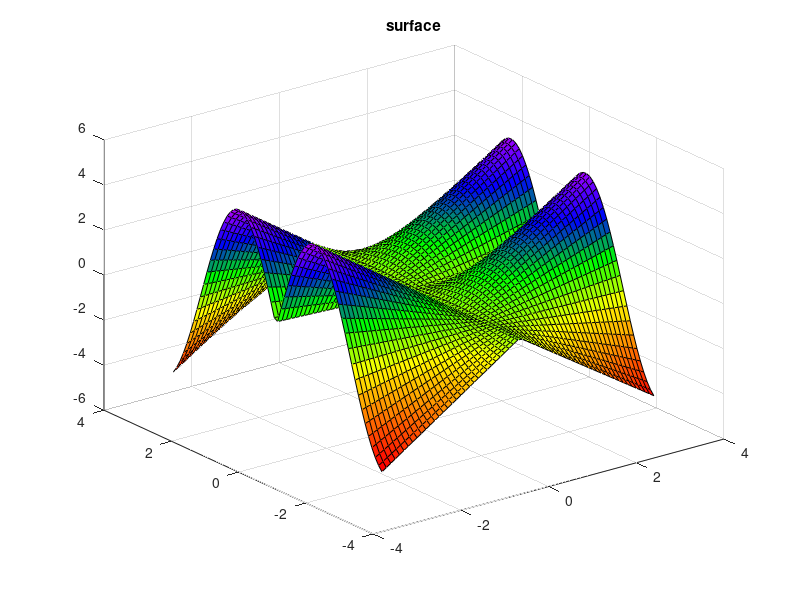

Write MATLAB code to recreate this figure.
%Question 6
x=-pi:0.1:pi;
y=-pi:0.1:pi;
[X, Y]= meshgrid(x, y);
r = sqrt (x .^ 2 + y .^ 2);
z = sin (r)'* r;
surf(x,y,z);
title ("surface");
colormap(rainbow) %
